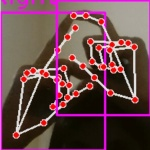
#> input picture sample_analysis/D_sample_1.jpg, 150 x 150 px
$ python -i analyze_training_data.py   (imports and definitions only)
#> lines starting #> are read from the running program, lines starting #| are printed output that depends on the picture; after the words box and inside, x2 and y2 are one past the last pixel; in counts of white or black regions, pixels touching at a corner belong together
#> further down, picture is the input picture: shape (150, 150, 3); mean B, G, R 76.5, 72, 105.8
import cv2
import numpy as np
import os
import matplotlib.pyplot as plt
from collections import defaultdict
import random

# [200 lines left out: functions analyze_training_data, create_improved_training_data, not called in this run]

def preprocess_image(img):
    """Apply improved preprocessing to an image."""
    try:
        # Convert to grayscale
        gray = cv2.cvtColor(img, cv2.COLOR_BGR2GRAY)
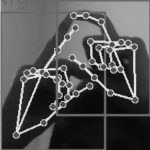
#> gray: shape (150, 150); min 8, max 231, mean 82.6

        # Apply histogram equalization for better contrast
        equalized = cv2.equalizeHist(gray)
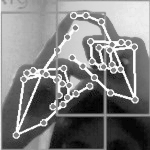
#> equalized: shape (150, 150); min 0, max 255, mean 128.5

        # Apply Gaussian blur to reduce noise
        blurred = cv2.GaussianBlur(equalized, (3, 3), 0)
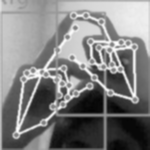
#> blurred: shape (150, 150); min 3, max 253, mean 128.4

        # Apply adaptive thresholding
        thresh = cv2.adaptiveThreshold(blurred, 255, cv2.ADAPTIVE_THRESH_GAUSSIAN_C,
                                     cv2.THRESH_BINARY, 11, 2)
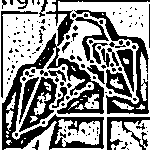
#> thresh: shape (150, 150); 57% white; 153 black regions (127 under 20 px), largest, box (x1, y1, x2, y2) and area: (2, 0, 150, 150) 3920, (74, 10, 149, 114) 1260, (19, 77, 57, 132) 727

        # Convert back to BGR for consistency
        processed = cv2.cvtColor(thresh, cv2.COLOR_GRAY2BGR)

        return processed

    except Exception as e:
        print(f"Error preprocessing image: {str(e)}")
        return None

# [12 lines not run here, left out]

>>> import cv2
>>> picture = cv2.imread('sample_analysis/D_sample_1.jpg')
>>> result = preprocess_image(picture)

$ run again, on sample_analysis/F_sample_2.jpg
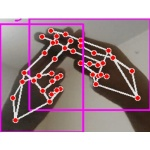
#> input picture sample_analysis/F_sample_2.jpg, 150 x 150 px
#> picture is the input picture: shape (150, 150, 3); mean B, G, R 147.2, 140.6, 164.6
#> in preprocess_image, `blurred = cv2.GaussianBlur(equalized, (3, 3), 0)`:
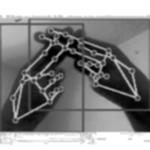
#> blurred: shape (150, 150); min 0, max 255, mean 133.4
#> in preprocess_image, `thresh = cv2.adaptiveThreshold(blurred, 255, cv2.ADAPTIVE_THRESH_GAUSS..`:
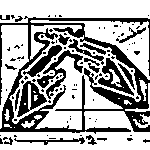
#> thresh: shape (150, 150); 65.9% white; 102 black regions (82 under 20 px), largest, box (x1, y1, x2, y2) and area: (0, 16, 150, 134) 4351, (37, 50, 83, 99) 571, (17, 81, 47, 117) 469

$ run again, on sample_analysis/J_sample_1.jpg
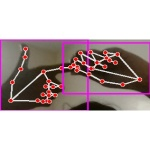
#> input picture sample_analysis/J_sample_1.jpg, 150 x 150 px
#> picture is the input picture: shape (150, 150, 3); mean B, G, R 178.8, 177.6, 191.3
#> in preprocess_image, `blurred = cv2.GaussianBlur(equalized, (3, 3), 0)`:
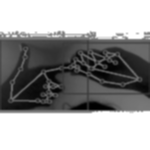
#> blurred: shape (150, 150); min 0, max 255, mean 158
#> in preprocess_image, `thresh = cv2.adaptiveThreshold(blurred, 255, cv2.ADAPTIVE_THRESH_GAUSS..`:
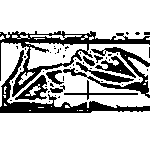
#> thresh: shape (150, 150); 75.4% white; 55 black regions (44 under 20 px), largest, box (x1, y1, x2, y2) and area: (0, 31, 150, 97) 1757, (0, 50, 150, 113) 1438, (63, 47, 150, 98) 820
